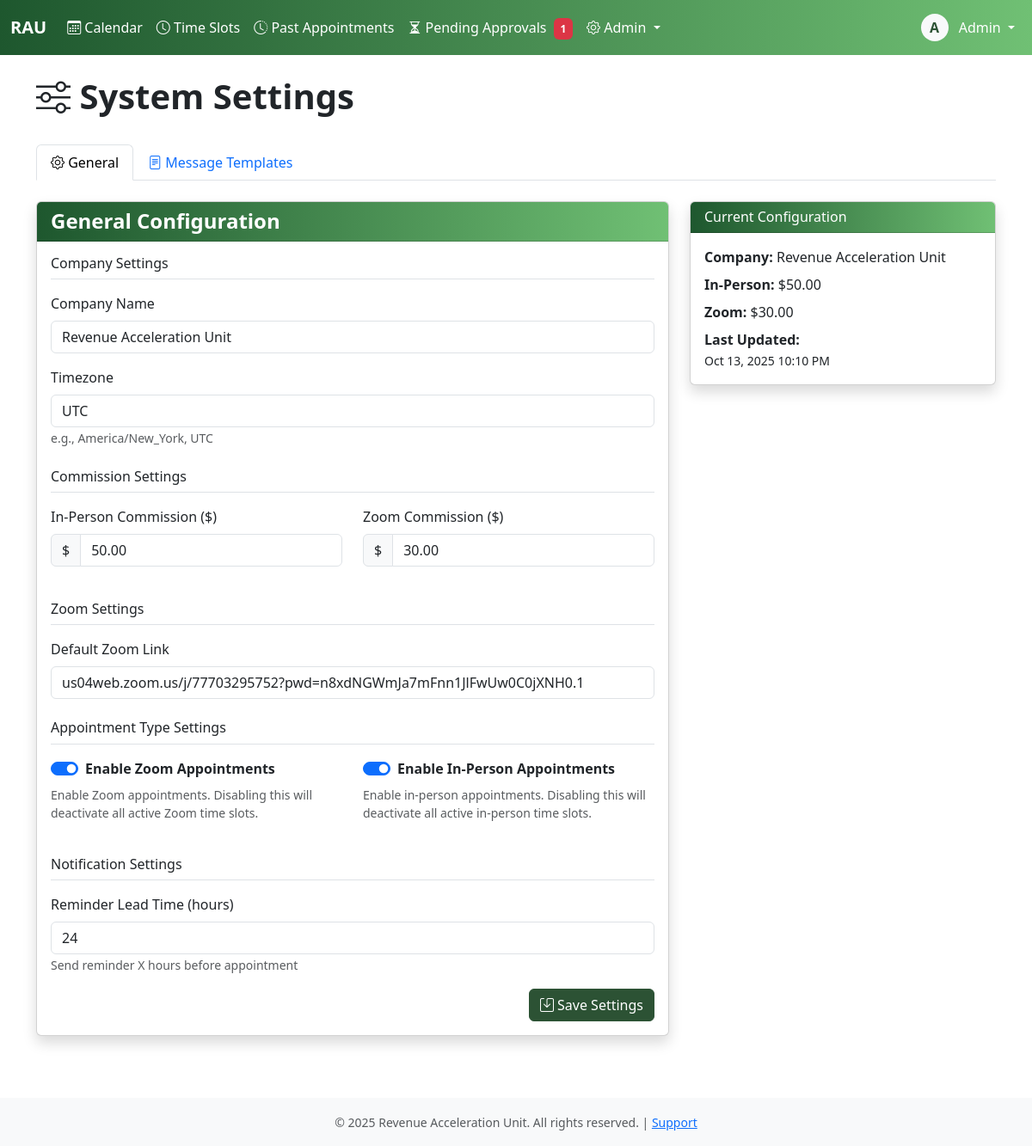
The page /admiin/settings/ (signed in) on the database as committed earlier.
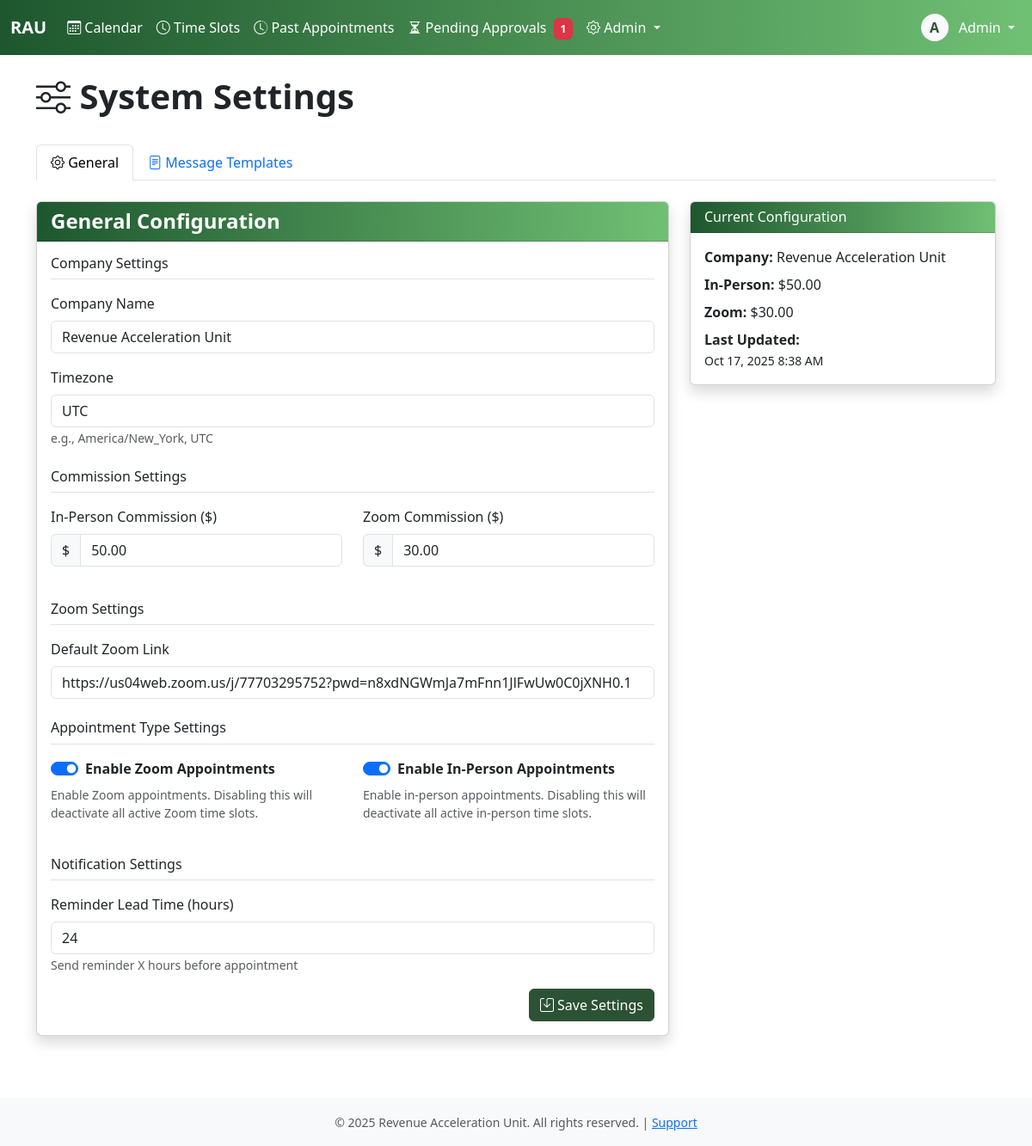
The same page on the database as committed later.
### core/models.py (models this page shows, shortened)
class SystemConfig(models.Model):
    company_name = models.CharField(max_length=200, default='Revenue Acceleration Unit')
    timezone = models.CharField(max_length=50, default='UTC')
    default_commission_rate_in_person = models.DecimalField(max_digits=10, decimal_places=2, default=Decimal('50.00'))
    default_commission_rate_zoom = models.DecimalField(max_digits=10, decimal_places=2, default=Decimal('30.00'))
    buffer_time_minutes = models.IntegerField(default=30)
    zoom_link = models.URLField(
        blank=True,
        default='https://us04web.zoom.us/j/77703295752?pwd=n8xdNGWmJa7mFnn1JlFwUw0C0jXNH0.1'
        )
    zoom_enabled = models.BooleanField(default=True, help_text="Enable/disable Zoom appointment bookings")
    in_person_enabled = models.BooleanField(default=True, help_text="Enable/disable in-person appointment bookings")
    reminder_lead_time_hours = models.IntegerField(default=24)
    max_advance_booking_days = models.IntegerField(default=90)
    min_advance_booking_hours = models.IntegerField(default=2)
    updated_at = models.DateTimeField(auto_now=True)
    updated_by = models.ForeignKey(User, on_delete=models.PROTECT, null=True, blank=True)
    @classmethod
    def get_config(cls):
        config, created = cls.objects.get_or_create(id=1)
        return config

### core/views.py (the view)
# urls.py: path('admiin/settings/', views.settings_view, name='settings'),
@login_required
@admin_required
def settings_view(request):
    config = SystemConfig.get_config()
    message_templates = MessageTemplate.objects.all().order_by('message_type')
    email_configured = bool(os.getenv('SENDGRID_API_KEY') or os.getenv('EMAIL_HOST_PASSWORD'))
    sms_configured = bool(os.getenv('TWILIO_ACCOUNT_SID') and os.getenv('TWILIO_AUTH_TOKEN') and os.getenv('TWILIO_FROM_NUMBER'))
    sms_enabled = os.getenv('SMS_ENABLED', 'false').lower() in ('true', '1', 'yes')
    if request.method == 'POST':
        if 'company_name' in request.POST or 'save_general' in request.POST:
            form = SystemConfigForm(request.POST, instance=config)
            if form.is_valid():
                config = form.save(commit=False)
                config.updated_by = request.user
                config.save()
                messages.success(request, 'General settings updated successfully!')
                return redirect('settings')
            else:
                messages.error(request, 'Please correct the errors below.')
        else:
            form = SystemConfigForm(instance=config)
    else:
        form = SystemConfigForm(instance=config)
    context = {
        'form': form,
        'config': config,
        'message_templates': message_templates,
        'email_configured': email_configured,
        'sms_configured': sms_configured,
        'sms_enabled': sms_enabled,
    }
    return render(request, 'settings.html', context)

### core/templatetags/auth_extras.py (called while the page is built)
@register.filter(name='has_group')
def has_group(user, group_name):
    return user.groups.filter(name=group_name).exists()

### core/templates/settings.html (shortened to what the changed rows need)
{% extends 'base.html' %}
{% block content %}
<div class="container">
    <div class="row mb-4">
        <div class="col">
            <h2 class="text-dark fw-bold display-6"><i class="bi bi-sliders"></i> System Settings</h2>
        </div>
    </div>
    <div class="tab-content" id="settingsTabContent">
        <div class="tab-pane fade show active" id="general" role="tabpanel">
            <div class="row">
                <div class="col-md-8">
                    <div class="card shadow">
                        <div class="card-body">
                            <form method="post">
                                <div class="mb-3">
                                    <label class="form-label">Company Name</label>
                                    {{ form.company_name }}
                                </div>
                                <div class="mb-3">
                                    <label class="form-label">Timezone</label>
                                    {{ form.timezone }}
                                    <small class="form-text text-muted">e.g., America/New_York, UTC</small>
                                </div>
                                <div class="row">
                                    <div class="col-md-6 mb-3">
                                        <div class="input-group">
                                            <span class="input-group-text">$</span>
                                            {{ form.default_commission_rate_in_person }}
                                        </div>
                                    </div>
                                    <div class="col-md-6 mb-3">
                                        <div class="input-group">
                                            <span class="input-group-text">$</span>
                                            {{ form.default_commission_rate_zoom }}
                                        </div>
                                    </div>
                                </div>
                                <div class="mb-3">
                                    <label class="form-label">Default Zoom Link</label>
                                    {{ form.zoom_link }}
                                </div>
                                <div class="row">
                                    <div class="col-md-6 mb-3">
                                        <div class="form-check form-switch">
                                            {{ form.zoom_enabled }}
                                            <label class="form-check-label" for="{{ form.zoom_enabled.id_for_label }}">
                                                <strong>Enable Zoom Appointments</strong>
                                            </label>
                                        </div>
                                    </div>
                                    <div class="col-md-6 mb-3">
                                        <div class="form-check form-switch">
                                            {{ form.in_person_enabled }}
                                            <label class="form-check-label" for="{{ form.in_person_enabled.id_for_label }}">
                                                <strong>Enable In-Person Appointments</strong>
                                            </label>
                                        </div>
                                    </div>
                                </div>
                                <div class="mb-3">
                                    <label class="form-label">Reminder Lead Time (hours)</label>
                                    {{ form.reminder_lead_time_hours }}
                                    <small class="form-text text-muted">Send reminder X hours before appointment</small>
                                </div>
                            </form>
                        </div>
                    </div>
                </div>
                <div class="col-md-4">
                    <div class="card shadow">
                        <div class="card-body">
                            <p class="mb-2"><strong>Company:</strong> {{ config.company_name }}</p>
                            <p class="mb-2"><strong>In-Person:</strong> ${{ config.default_commission_rate_in_person }}</p>
                            <p class="mb-2"><strong>Zoom:</strong> ${{ config.default_commission_rate_zoom }}</p>
                            <p class="mb-0"><strong>Last Updated:</strong><br>
                                <small>{{ config.updated_at|date:"M d, Y g:i A" }}</small>
                            </p>
                        </div>
                    </div>
                </div>
            </div>
        </div>
    </div>
</div>
{% endblock %}

Rows that differ between the two databases and show on the page:
changed SystemConfig "Revenue Acceleration Unit": zoom_link "us04web.zoom.us/j/77703295752?pwd=n8xdNGWmJa7mFnn1JlFwUw0C0jXNH0.1" → "https://us04web.zoom.us/j/77703295752?pwd=n8xdNGWmJa7mFnn1JlFwUw0C0jXNH0.1"; updated_at "Oct 13, 2025 10:10 PM" → "Oct 17, 2025 8:38 AM"
